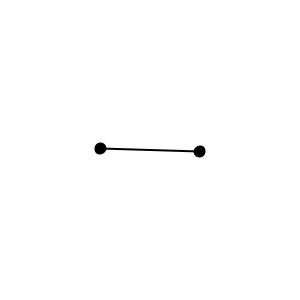
Frame 1 (no input)
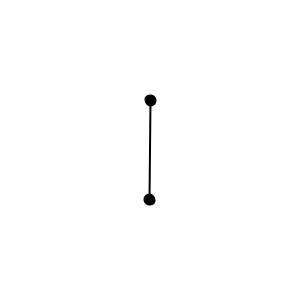
Frame 60 (the mouse pressed at the canvas centre just before this capture)
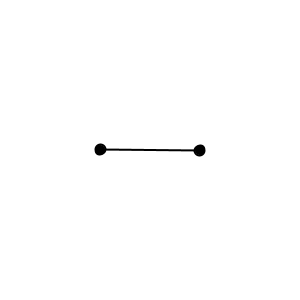
Frame 120 (the mouse held since frame 60 and released just before this capture)

The Processing sketch that drew these frames (run headless with seeded random() and noise(); from frame 60 on, the mouse is pressed at the canvas centre):

// Processing sketch: exer_3_1
// ── exer_3_1.pde
/* Rilla's solution for exercise 3.1 in Daniel Shiffman's The Nature of Code 

Exercise 3.1
Rotate a baton-like object (see below) around its center using 
translate() and rotate(). */

PVector b1;
PVector b2;

float angleDegrees;

void setup() {
  
  size(300, 300);
  background(255);
  
  // these 2 vectors hold x, y pairs for the 2 ends of our baton
  b1 = new PVector(-50, 0);
  b2 = new PVector(50, 0);
  
  // the angle will be in degrees
  angleDegrees = 0;
}

void draw() {
  // wipe the slate clean
  background(255);
  
  // set point of origin to middle of the screen
  translate(150, 150);
  
  // slightly increase our angle in degrees
  angleDegrees += 1.5;
  
  // convert it to radians
  float angleRadians = radians(angleDegrees);
  
  // rotate (on the z axis) by this amount - NB Processing's rotate method assumes radians as input
  rotate(angleRadians);
  
  strokeWeight(2);
  
  // draw a line between the points specified in our vectors
  line(b1.x, b1.y, b2.x, b2.y);
  fill(0);
  
  // draw a circle at the point represented by each vector
  ellipse(b1.x, b1.y, 10, 10);
  ellipse(b2.x, b2.y, 10, 10);
}
